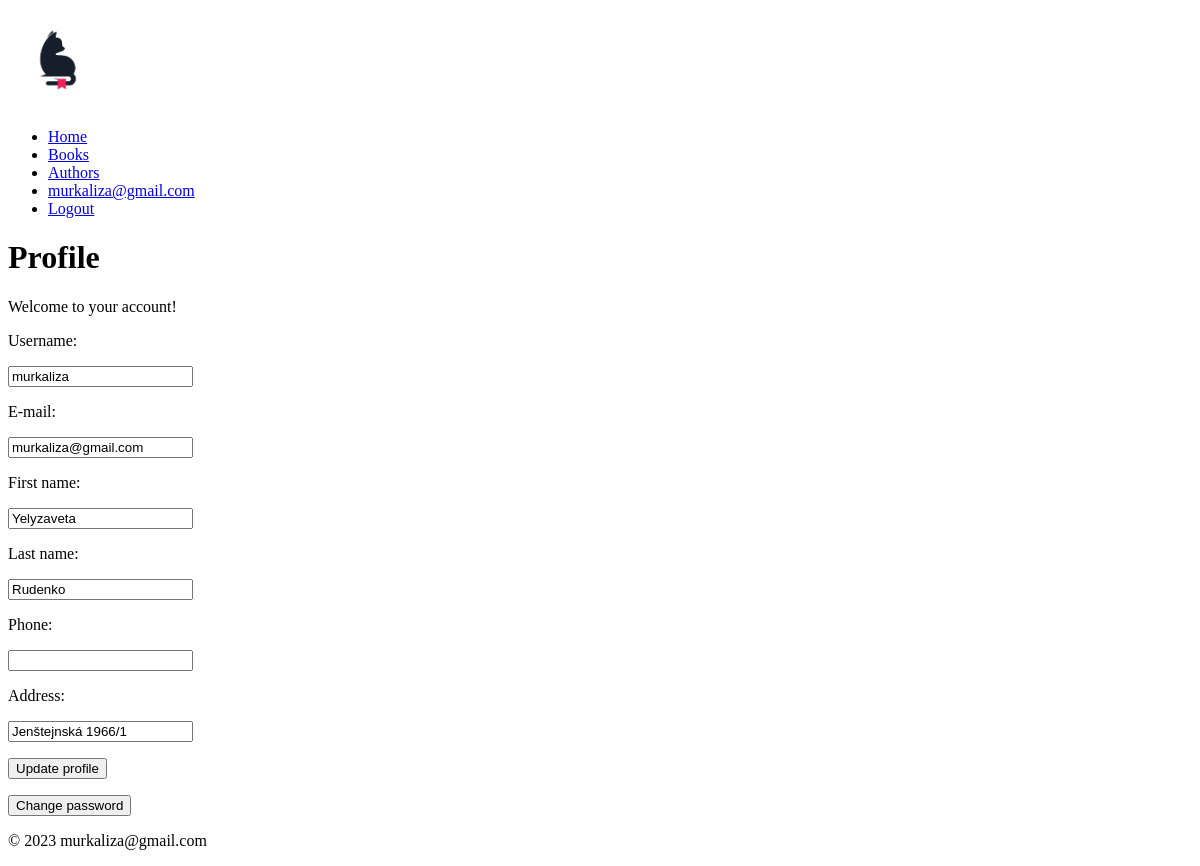
The app's page /account/1/ (signed in), older data.
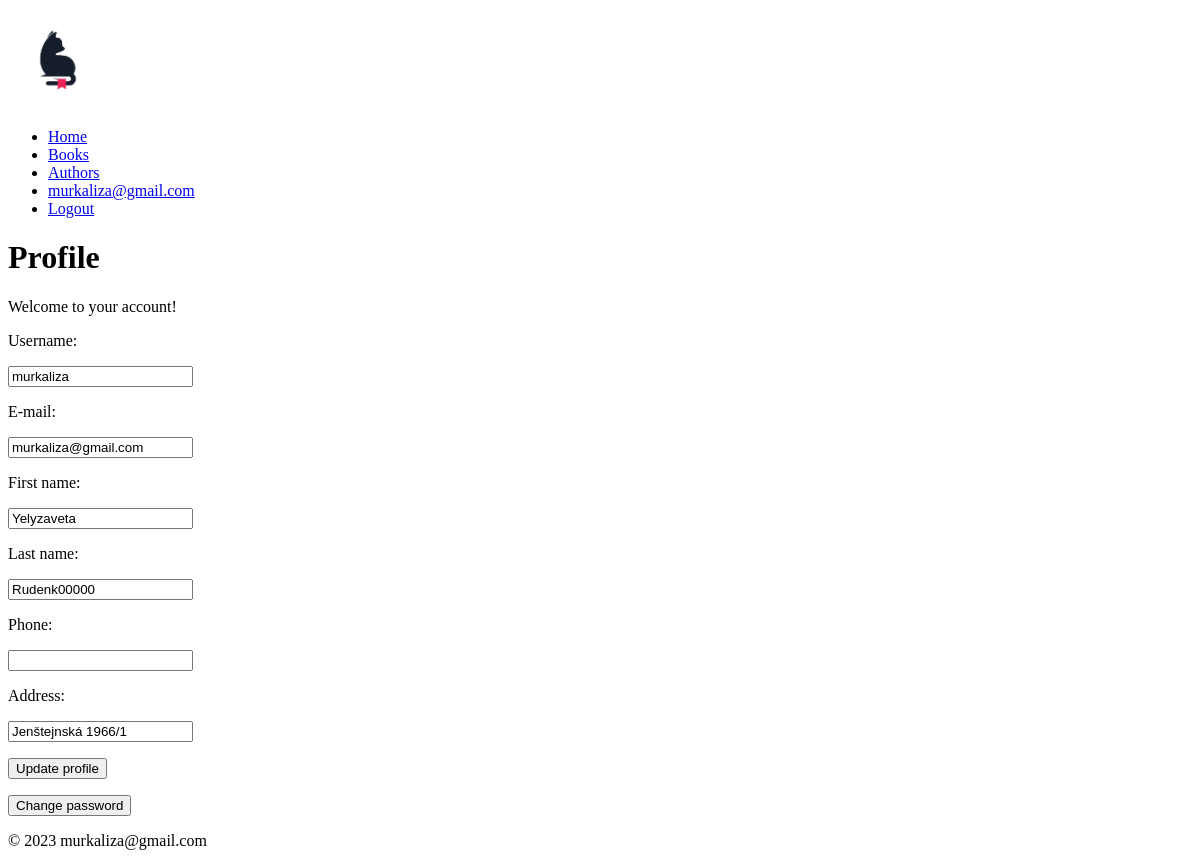
The same page, newer data.
### accounts/models.py (models this page shows, shortened)
class Profile(models.Model):
    user = models.OneToOneField(User, on_delete=models.CASCADE)
    first_name = models.CharField(max_length=50, blank=True)
    last_name = models.CharField(max_length=50, blank=True)
    phone = models.CharField(max_length=20,  blank=True)
    address = models.CharField(max_length=250, blank=True)
    verified = models.BooleanField(default=False)

### accounts/views.py (the view, shortened to what this page needs)
# urls.py: path('<int:pk>/', Account.as_view(), name='profile'),
class Account(LoginRequiredMixin, UpdateView):
    model = Profile
    fields = ["first_name", "last_name", "phone", "address"]
    template_name = 'accounts/profile.html'
    success_message = "Your profile has been successfully updated!"

### templates/accounts/profile.html (shortened to what this page needs)
{% extends 'index.html' %}
{% block content %}
<div>
    <h1>Profile</h1>
    {% if not messages %}
    <p>Welcome to your account!</p>
    {% endif %}
    <form method="post">
        <p><label for="id_username">Username:</label></p>
        <p><input type="text" value="{{ user.username }}" id="id_username" readonly></p>
        <p><label for="id_email">E-mail:</label></p>
        <p><input type="text" value="{{ user.email }}" id="id_email" readonly></p>
        <p>{{ form.first_name.label_tag }}</p>
        <p>{{ form.first_name }}</p>
        <p>{{ form.last_name.label_tag }}</p>
        <p>{{ form.last_name }}</p>
        <p>{{ form.phone.label_tag }}</p>
        <p>{{ form.phone }}</p>
        <p>{{ form.address.label_tag }}</p>
        <p>{{ form.address }}</p>
        <p><input type="submit" value="Update profile"></p>
    </form>
    <p><a href="{% url 'account:password_change' %}"><button>Change password</button></a></p>
</div>
{% endblock content %}

### templates/index.html (shortened to what this page needs)
{% load static %}
<!DOCTYPE html>
<html lang="en">
<head>
    <link rel="stylesheet" href="{% static 'css/styles.css' %}" />
</head>
<body>
<header>
{% block header %}
    {% include 'header.html' %}
{% endblock header %}
</header>
<main>
{% block content %}
{% endblock content %}
</main>
<footer>
{% block footer %}
    {% include 'footer.html' %}
{% endblock footer %}
</footer>
</body>
</html>

### templates/header.html
{% load static %}
<div>
    <a href="{% url 'home:about' %}">
        <img src="{% static 'images/bookcat_logo.png' %}" alt="logo" width="100" height="100">
    </a>
</div>
<ul>
    <li><a href="{% url 'home:about' %}">Home</a></li>
    <li><a href="{% url 'books:list' %}">Books</a></li>
    <li><a href="{% url 'authors:list' %}">Authors</a></li>
    {% if user.is_authenticated %}
    <li><a href="{% url 'account:profile' user.profile.id %}">{{ user.email }}</a></li>
    <li><a href="{% url 'account:logout' %}">Logout</a></li>
    {% else %}
    <li><a href="{% url 'account:login' %}">Login</a></li>
    <li><a href="{% url 'account:signup' %}">Sign up</a></li>
    {% endif %}
</ul>

### templates/footer.html
<p>© 2023 murkaliza@gmail.com</p>

### assets/css/styles.css (style rules this page uses)
html, body { scroll-behavior: smooth; }

Row changes from the older to the newer data that the page shows:
changed Profile "Yelyzaveta": last_name "Rudenko" → "Rudenk00000"
